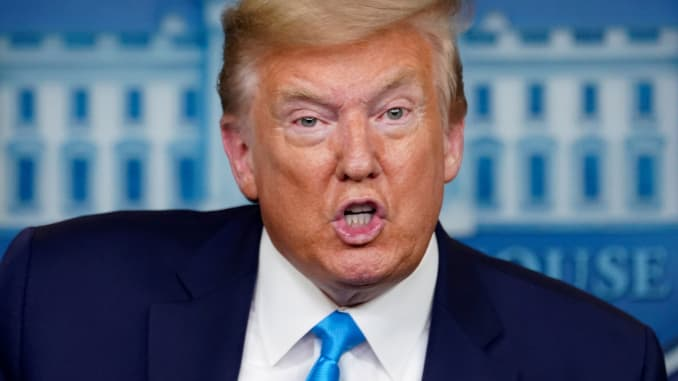
#> input picture images/trump.jpg, 678 x 381 px
$ python opencv_01.py
#> lines starting #> are read from the running program, lines starting #| are printed output that depends on the picture
import os
import cv2

dirname = os.path.dirname(__file__)                         #현재 파일의 위치
filename = os.path.join(dirname, '../images/trump.jpg')     #현재 위치로 부터 원하는 파일의 [상대적 위치]
img = cv2.imread(filename)                                  #이미지 열어서 img에 저장
#> img is the input picture: shape (381, 678, 3); mean B, G, R 122.5, 103.9, 95.3
gray = cv2.cvtColor(img, cv2.COLOR_BGR2GRAY)
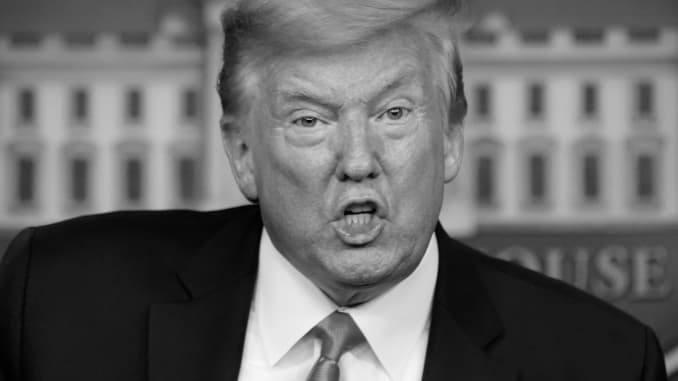
#> gray: shape (381, 678); min 0, max 249, mean 103.5
#> (the run stopped early here; a loop or call above may not have finished)
